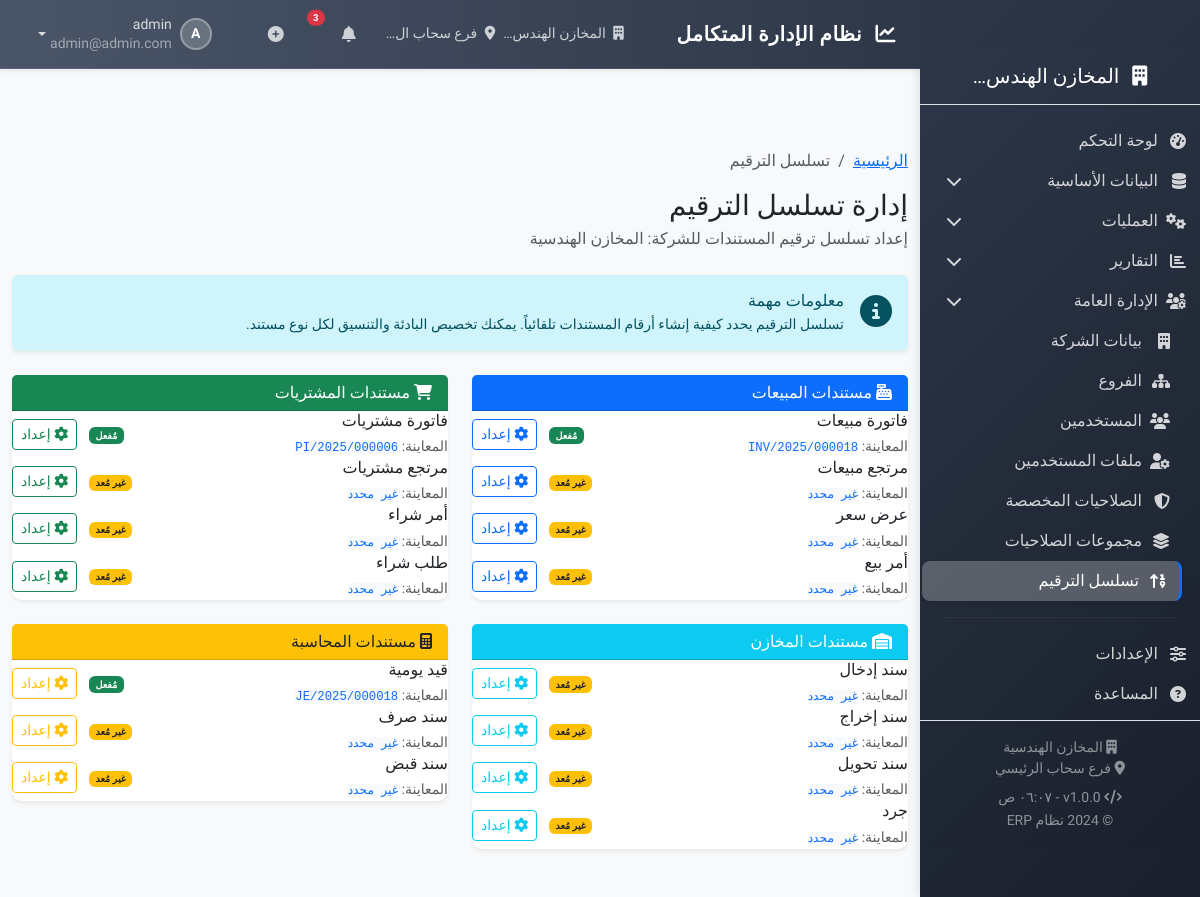
Before: /numbering/ (signed in) with the older database file.
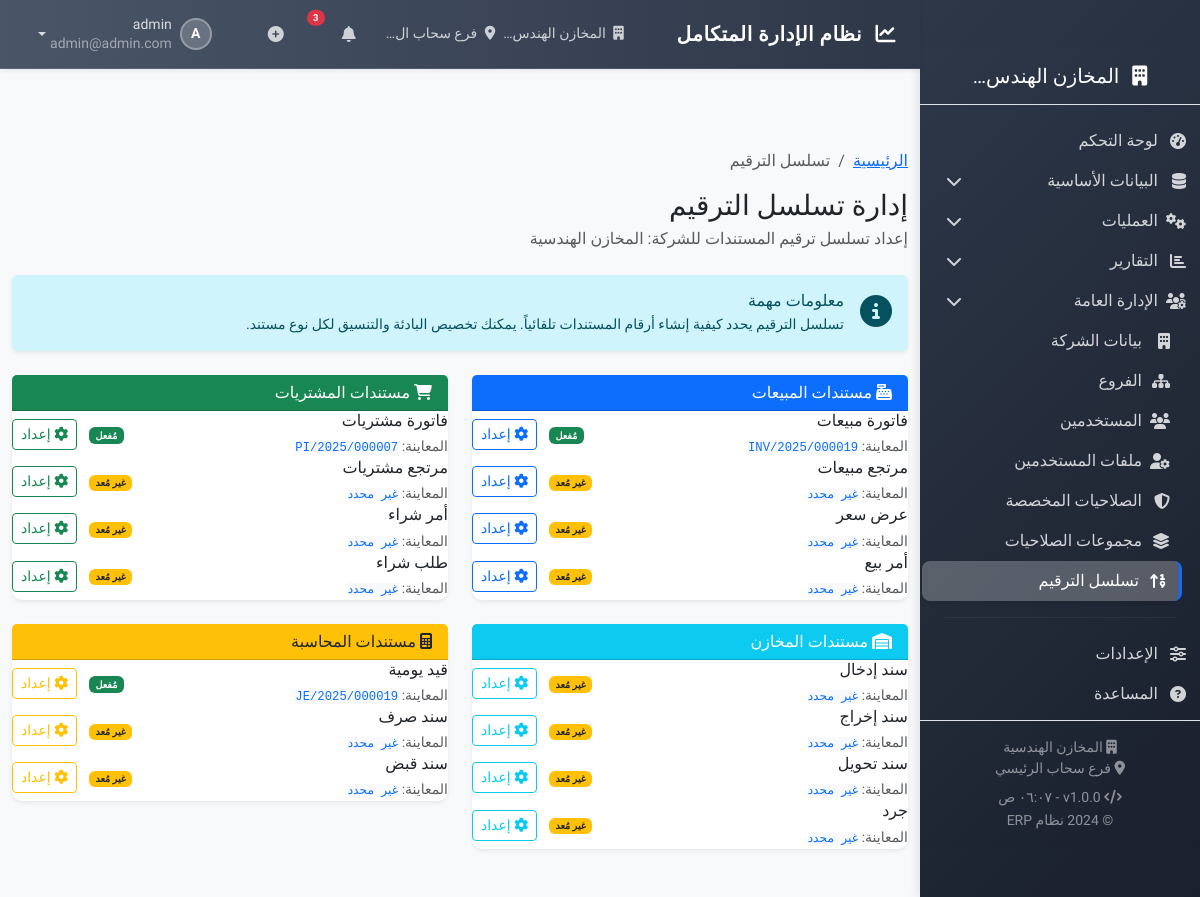
After: the same page with the newer database file.
### apps/core/models.py (models this page shows, shortened)
class BaseModel(models.Model):
    company = models.ForeignKey('core.Company', on_delete=models.CASCADE, verbose_name=_('الشركة'))
    created_at = models.DateTimeField(auto_now_add=True, verbose_name=_('تاريخ الإنشاء'))
    updated_at = models.DateTimeField(auto_now=True, verbose_name=_('تاريخ التعديل'))
    created_by = models.ForeignKey('core.User', on_delete=models.SET_NULL, null=True, related_name='%(class)s_created',
                                   verbose_name=_('أنشأ بواسطة'))
    is_active = models.BooleanField(default=True, verbose_name=_('نشط'))
    class Meta:
        abstract = True

class NumberingSequence(BaseModel):
    DOCUMENT_TYPES = [
        ('sales_invoice', _('فاتورة مبيعات')),
        ('sales_return', _('مرتجع مبيعات')),
        ('sales_quotation', _('عرض سعر')),
        ('sales_order', _('أمر بيع')),
        ('purchase_invoice', _('فاتورة مشتريات')),
        ('purchase_return', _('مرتجع مشتريات')),
        ('purchase_order', _('أمر شراء')),
        ('purchase_request', _('طلب شراء')),
        ('stock_in', _('سند إدخال')),
        ('stock_out', _('سند إخراج')),
        ('stock_transfer', _('سند تحويل')),
        ('stock_count', _('جرد')),
        ('journal_entry', _('قيد يومية')),
        ('payment_voucher', _('سند صرف')),
        ('receipt_voucher', _('سند قبض')),
    ]
    document_type = models.CharField(_('نوع المستند'), max_length=50, choices=DOCUMENT_TYPES)
    prefix = models.CharField(_('البادئة'), max_length=20, help_text=_('مثال: INV, PO, JV'))
    suffix = models.CharField(_('اللاحقة'), max_length=20, blank=True)
    next_number = models.IntegerField(_('الرقم التالي'), default=1)
    padding = models.IntegerField(_('عدد الأصفار'), default=6, help_text=_('مثال: 6 = 000001'))
    yearly_reset = models.BooleanField(_('إعادة ترقيم سنوياً'), default=True)
    include_year = models.BooleanField(_('تضمين السنة'), default=True)
    include_month = models.BooleanField(_('تضمين الشهر'), default=False)
    separator = models.CharField(_('الفاصل'), max_length=1, default='/', help_text=_('مثال: / أو -'))
    class Meta:
        verbose_name = _('تسلسل ترقيم')
        verbose_name_plural = _('تسلسلات الترقيم')
        unique_together = [['company', 'document_type']]
    def get_next_number(self):
        import datetime
        parts = [self.prefix]
        if self.include_year:
            parts.append(str(datetime.date.today().year))
        if self.include_month:
            parts.append(f"{datetime.date.today().month:02d}")
        parts.append(str(self.next_number).zfill(self.padding))
        if self.suffix:
            parts.append(self.suffix)
        number = self.separator.join(parts)
        self.next_number += 1
        self.save()
        return number

### apps/core/views/numbering_views.py (the view)
# urls.py: path('numbering/', views.NumberingSequenceListView.as_view(), name='numbering_list'),
class NumberingSequenceListView(LoginRequiredMixin, PermissionRequiredMixin, CompanyMixin, TemplateView):
    template_name = 'core/numbering/numbering_list.html'
    permission_required = 'core.view_numberingsequence'
    def get_context_data(self, **kwargs):
        context = super().get_context_data(**kwargs)
        if hasattr(self.request, 'current_company') and self.request.current_company:
            company = self.request.current_company
        elif hasattr(self.request.user, 'company') and self.request.user.company:
            company = self.request.user.company
        else:
            from ..models import Company
            company = Company.objects.first()
        sequences = NumberingSequence.objects.filter(company=company).order_by('document_type')
        sequence_dict = {seq.document_type: seq for seq in sequences}
        all_sequences = []
        for doc_type, doc_name in NumberingSequence.DOCUMENT_TYPES:
            sequence = sequence_dict.get(doc_type)
            all_sequences.append({
                'type': doc_type,
                'name': doc_name,
                'sequence': sequence,
                'has_sequence': sequence is not None,
                'preview': sequence.get_next_number() if sequence else _('غير محدد'),
            })
        context.update({
            'title': _('إدارة تسلسل الترقيم'),
            'sequences': all_sequences,
            'can_change': self.request.user.has_perm('core.change_numberingsequence'),
            'breadcrumbs': [
                {'title': _('الرئيسية'), 'url': reverse('core:dashboard')},
                {'title': _('تسلسل الترقيم'), 'url': ''}
            ],
            'company': company,
        })
        return context

### apps/core/context_processors.py (called while the page is built)
def system_settings(request):
    return {
        'SYSTEM_NAME': 'نظام ERP',
        'SYSTEM_VERSION': '1.0.0',
        'COMPANY_NAME': request.current_company.name if hasattr(request, 'current_company') and request.current_company else '',
        'BRANCH_NAME': request.current_branch.name if hasattr(request, 'current_branch') and request.current_branch else '',
        'CURRENCY': 'د.أ',  # الدينار الأردني
    }

### apps/core/mixins.py (called while the page is built)
    @property
    def current_company(self):
        user = self.request.user
        if hasattr(user, 'company') and user.company:
            return user.company
        else:
            from .models import Company
            return Company.objects.first()

    def dispatch(self, request, *args, **kwargs):
        request.current_company = self.current_company
        return super().dispatch(request, *args, **kwargs)

### apps/core/models.py (called while the page is built, shortened)
    def can_access_branch(self, branch):
        if self.is_superuser:
            return True

### apps/core/templates/core/numbering/numbering_list.html (shortened to what the changed rows need)
{% extends 'base/base.html' %}
{% load i18n static %}
{% block content %}
<div class="container-fluid py-4">
    <div class="d-flex justify-content-between align-items-center mb-4">
        <div>
            <h1 class="h3 mb-1">{{ title }}</h1>
        </div>
    </div>
    <div class="row">
        <div class="col-lg-6 mb-4">
            <div class="card shadow-sm">
                <div class="card-body p-0">
                    {% for seq in sequences %}
                        {% if seq.type|slice:":5" == "sales" %}
                        <div class="list-group-item list-group-item-action d-flex justify-content-between align-items-center border-0">
                            <div>
                                <h6 class="mb-1">{{ seq.name }}</h6>
                                <small class="text-muted">
                                    {% trans "المعاينة" %}:
                                    <code class="bg-light text-primary">{{ seq.preview }}</code>
                                </small>
                            </div>
                            <div>
                                {% if seq.has_sequence %}
                                    <span class="badge bg-success me-2">{% trans "مُفعل" %}</span>
                                {% else %}
                                    <span class="badge bg-warning text-dark me-2">{% trans "غير مُعد" %}</span>
                                {% endif %}
                                {% if can_change %}
                                <a href="{% url 'core:numbering_update' seq.type %}" class="btn btn-outline-primary btn-sm">
                                    <i class="fas fa-cog"></i> {% trans "إعداد" %}
                                </a>
                                {% endif %}
                            </div>
                        </div>
                        {% endif %}
                    {% endfor %}
                </div>
            </div>
        </div>
        <div class="col-lg-6 mb-4">
            <div class="card shadow-sm">
                <div class="card-body p-0">
                    {% for seq in sequences %}
                        {% if seq.type|slice:":8" == "purchase" %}
                        <div class="list-group-item list-group-item-action d-flex justify-content-between align-items-center border-0">
                            <div>
                                <h6 class="mb-1">{{ seq.name }}</h6>
                                <small class="text-muted">
                                    {% trans "المعاينة" %}:
                                    <code class="bg-light text-primary">{{ seq.preview }}</code>
                                </small>
                            </div>
                            <div>
                                {% if seq.has_sequence %}
                                    <span class="badge bg-success me-2">{% trans "مُفعل" %}</span>
                                {% else %}
                                    <span class="badge bg-warning text-dark me-2">{% trans "غير مُعد" %}</span>
                                {% endif %}
                                {% if can_change %}
                                <a href="{% url 'core:numbering_update' seq.type %}" class="btn btn-outline-success btn-sm">
                                    <i class="fas fa-cog"></i> {% trans "إعداد" %}
                                </a>
                                {% endif %}
                            </div>
                        </div>
                        {% endif %}
                    {% endfor %}
                </div>
            </div>
        </div>
        <div class="col-lg-6 mb-4">
            <div class="card shadow-sm">
                <div class="card-body p-0">
                    {% for seq in sequences %}
                        {% if seq.type == "journal_entry" or seq.type|slice:":7" == "payment" or seq.type|slice:":7" == "receipt" %}
                        <div class="list-group-item list-group-item-action d-flex justify-content-between align-items-center border-0">
                            <div>
                                <h6 class="mb-1">{{ seq.name }}</h6>
                                <small class="text-muted">
                                    {% trans "المعاينة" %}:
                                    <code class="bg-light text-primary">{{ seq.preview }}</code>
                                </small>
                            </div>
                            <div>
                                {% if seq.has_sequence %}
                                    <span class="badge bg-success me-2">{% trans "مُفعل" %}</span>
                                {% else %}
                                    <span class="badge bg-warning text-dark me-2">{% trans "غير مُعد" %}</span>
                                {% endif %}
                                {% if can_change %}
                                <a href="{% url 'core:numbering_update' seq.type %}" class="btn btn-outline-warning btn-sm">
                                    <i class="fas fa-cog"></i> {% trans "إعداد" %}
                                </a>
                                {% endif %}
                            </div>
                        </div>
                        {% endif %}
                    {% endfor %}
                </div>
            </div>
        </div>
    </div>
</div>
{% endblock %}

Changed rows visible on the page:
changed NumberingSequence (number 1 of 3 on the later page): preview "INV/2025/000018" → "INV/2025/000019"
changed NumberingSequence (number 2 of 3 on the later page): preview "PI/2025/000006" → "PI/2025/000007"
changed NumberingSequence (number 3 of 3 on the later page): preview "JE/2025/000018" → "JE/2025/000019"
